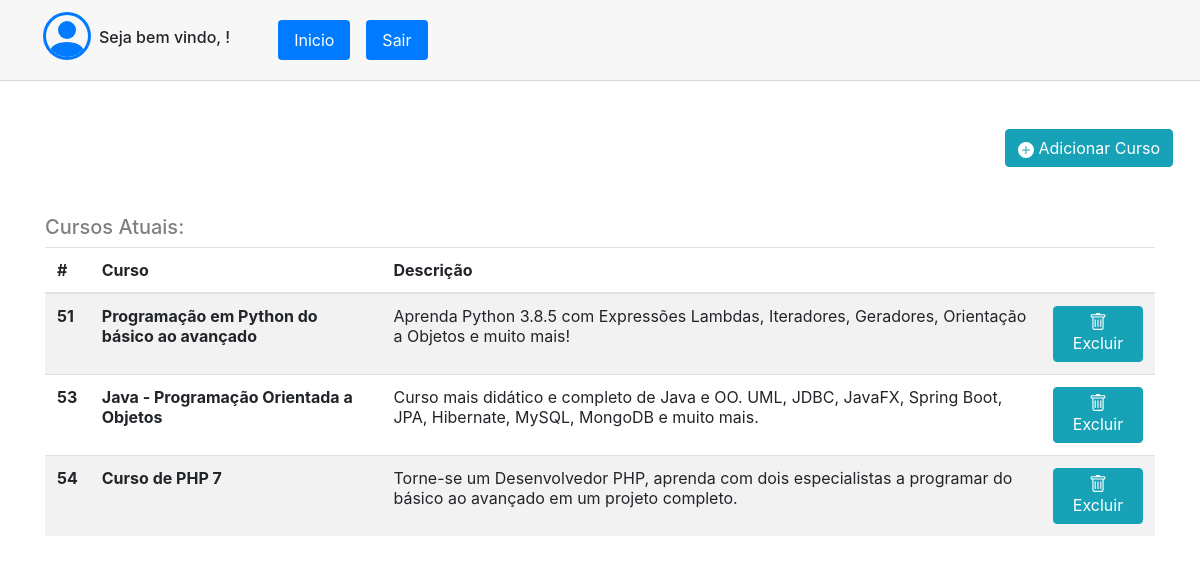
Page /view-admin.php on the committed database.
### tables this page shows
CREATE TABLE `tb_cursos` (
  `id_curso` int(11) NOT NULL AUTO_INCREMENT,
  `nome_curso` text NOT NULL,
  `descricao` text DEFAULT NULL,
  PRIMARY KEY (`id_curso`)
);

### view-admin.php (the view, shortened to what this page needs)
<?php
include('connection.php');
?>
<html lang="pt-br">
<head>
    <link rel="stylesheet" href="https://cdn.jsdelivr.net/npm/bootstrap@4.5.3/dist/css/bootstrap.min.css">
    <link rel="stylesheet" type="text/css" href="style.css" media="screen" />
</head>
<body>
    <div class="card-header row">
        <ul class="nav nav-pills card-header-pills col-6">
            <li class="nav-item  ml-5 ">
            </li>
            <li class="nav-item ml-2 mt-3">
                <h6>Seja bem vindo, <?php echo $_SESSION['admin']; ?>!</h6>
            </li>
            <li class="nav-item">
                <a class="nav-link active ml-5 m-2" href="view-admin.php">Inicio</a>
            </li>
            <li class="nav-item" >
                <a class="nav-link active m-2" href="./logout.php">Sair</a>
            </li>
        </ul>
    </div>
    <div class="container mt-5 text-right ml-5 pl-5">
        <button type='button' class='btn btn-info '>
        <a href="view-add-course.php">
            <svg xmlns='http://www.w3.org/2000/svg' width='16' height='16' fill='currentColor' class='bi bi-plus-circle-fill' viewBox='0 0 16 16'>
                <path fill-rule='evenodd' d='M16 8A8 8 0 1 1 0 8a8 8 0 0 1 16 0zM8.5 4.5a.5.5 0 0 0-1 0v3h-3a.5.5 0 0 0 0 1h3v3a.5.5 0 0 0 1 0v-3h3a.5.5 0 0 0 0-1h-3v-3z' />
            </svg>
            Adicionar Curso</a>
        </button>
    </div>
    <div class="container mt-5" action="delete-course.php">
        <h5 style="color: gray;">Cursos Atuais:</h5>
        <table class='table table-striped'>
            <thead>
                <tr>
                    <th scope="col">#</th>
                    <th scope="col">Curso</th>
                    <th scope="col text-center">Descrição</th>
                    <th scope="col"></th>
                </tr>
            </thead>
            <?php
            $select = "select id_curso, nome_curso, descricao from tb_cursos";
            $result = mysqli_query($con, $select);
            echo "<tbody>";
            while ($row = mysqli_fetch_array($result)) {
                echo " <th > $row[0]</th>";
                echo " <th scope='row'> $row[1] </th>";
                echo "<td  >  $row[2]  </td>";
                echo "
                <td>
                <button type='button' class='btn btn-info'>
                    <a href='./delete-course.php?id=$row[0]'>
                        <svg xmlns='http://www.w3.org/2000/svg' width='18' height='18' fill='currentColor' class='bi bi-trash' viewBox='0 0 16 16'>
                            <path d='M5.5 5.5A.5.5 0 0 1 6 6v6a.5.5 0 0 1-1 0V6a.5.5 0 0 1 .5-.5zm2.5 0a.5.5 0 0 1 .5.5v6a.5.5 0 0 1-1 0V6a.5.5 0 0 1 .5-.5zm3 .5a.5.5 0 0 0-1 0v6a.5.5 0 0 0 1 0V6z'/>
                            <path fill-rule='evenodd' d='M14.5 3a1 1 0 0 1-1 1H13v9a2 2 0 0 1-2 2H5a2 2 0 0 1-2-2V4h-.5a1 1 0 0 1-1-1V2a1 1 0 0 1 1-1H6a1 1 0 0 1 1-1h2a1 1 0 0 1 1 1h3.5a1 1 0 0 1 1 1v1zM4.118 4L4 4.059V13a1 1 0 0 0 1 1h6a1 1 0 0 0 1-1V4.059L11.882 4H4.118zM2.5 3V2h11v1h-11z'/>
                        </svg>
                    Excluir
                    </a>
                </button>
                </td>";
            }
            echo "</table>";
            ?>
    </div>
</html>

### style.css (style rules this page uses)
a { color: white; }
a { text-decoration: none; }

### rows in the picture
tb_cursos: id_curso "51", nome_curso "Programação em Python do básico ao avançado", descricao "Aprenda Python 3.8.5 com Expressões Lambdas, Iteradores, Geradores, Orientação a Objetos e muito mais!"
tb_cursos: id_curso "53", nome_curso "Java - Programação Orientada a Objetos", descricao "Curso mais didático e completo de Java e OO. UML, JDBC, JavaFX, Spring Boot, JPA, Hibernate, MySQL, MongoDB e muito mais."
tb_cursos: id_curso "54", nome_curso "Curso de PHP 7", descricao "Torne-se um Desenvolvedor PHP, aprenda com dois especialistas a programar do básico ao avançado em um projeto completo."
